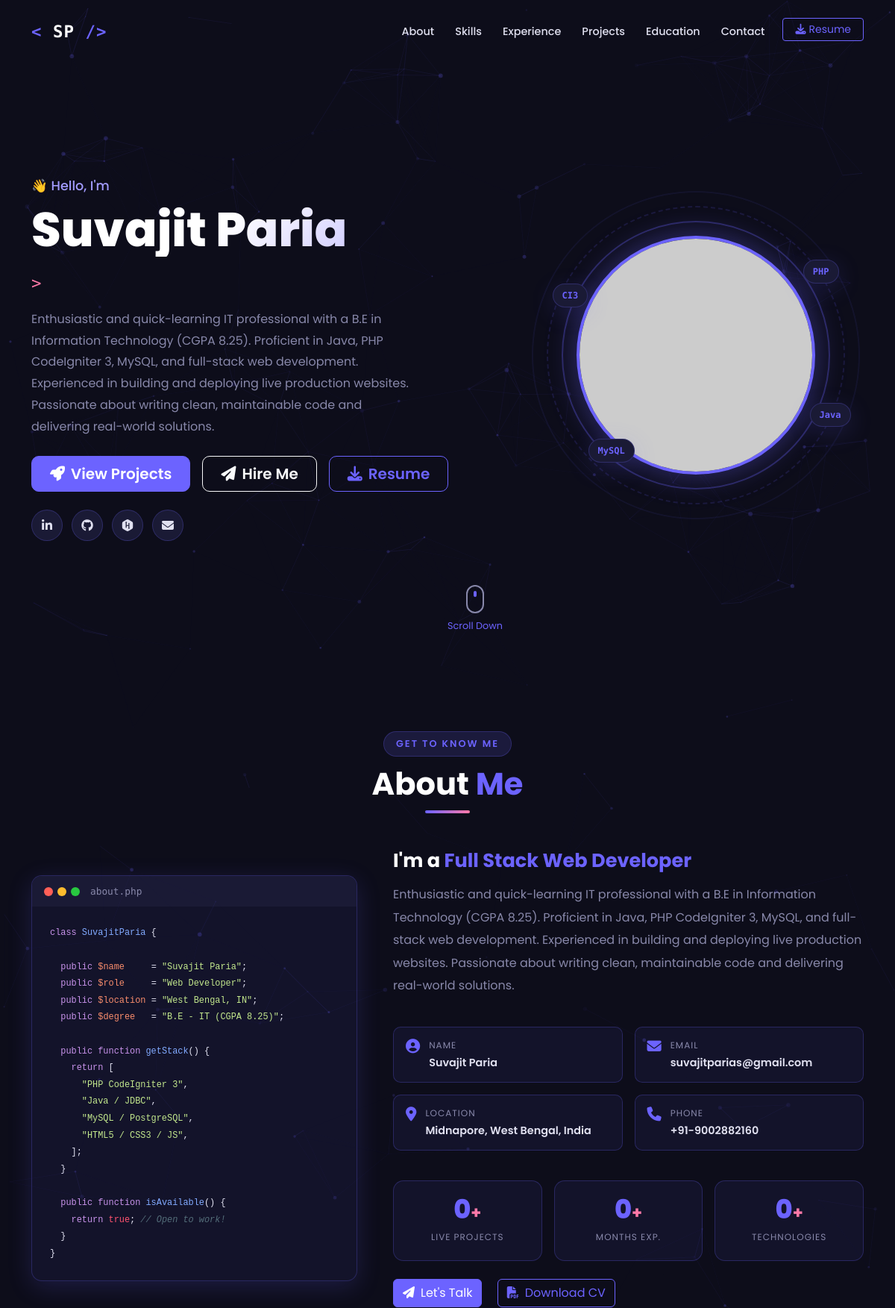
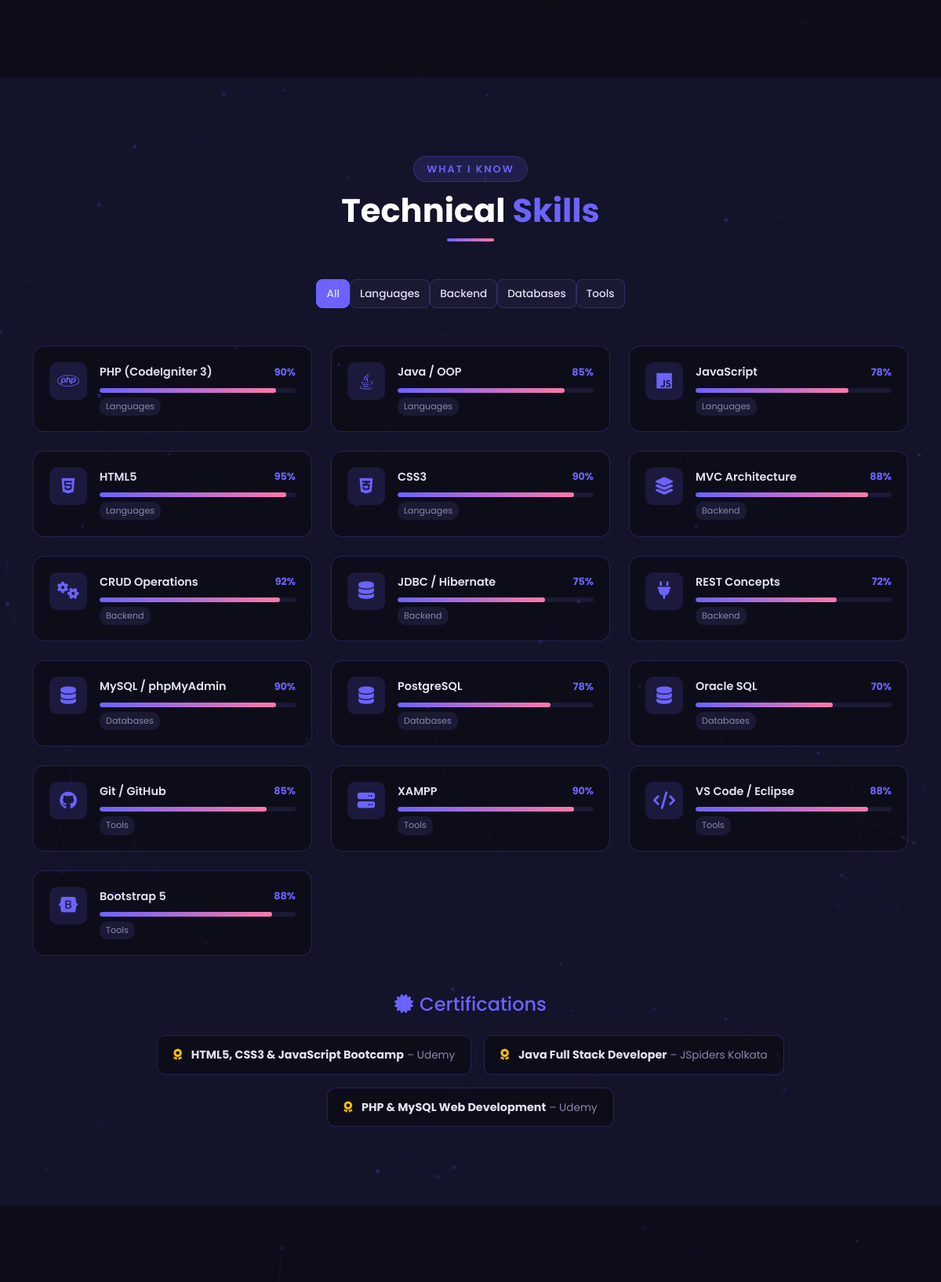
The page / (upper part) on the database its author committed (2 pictures, top to bottom).
### tables this page shows
CREATE TABLE `profile` (
  `id`            int(11)      NOT NULL AUTO_INCREMENT,
  `name`          varchar(100) NOT NULL,
  `tagline`       varchar(255) NOT NULL,
  `bio`           text         NOT NULL,
  `email`         varchar(100) NOT NULL,
  `phone`         varchar(20)  NOT NULL,
  `location`      varchar(100) NOT NULL,
  `github`        varchar(255) DEFAULT NULL,
  `linkedin`      varchar(255) DEFAULT NULL,
  `hackerrank`    varchar(255) DEFAULT NULL,
  `profile_image` varchar(255) DEFAULT 'avatar.png',
  PRIMARY KEY (`id`)
);

CREATE TABLE `skills` (
  `id`         int(11)      NOT NULL AUTO_INCREMENT,
  `category`   varchar(50)  NOT NULL,
  `name`       varchar(100) NOT NULL,
  `percentage` int(3)       NOT NULL DEFAULT 80,
  `icon`       varchar(100) DEFAULT NULL,
  `sort_order` int(3)       DEFAULT 0,
  PRIMARY KEY (`id`)
);

CREATE TABLE `certifications` (
  `id`     int(11)      NOT NULL AUTO_INCREMENT,
  `title`  varchar(200) NOT NULL,
  `issuer` varchar(100) NOT NULL,
  `year`   varchar(10)  DEFAULT NULL,
  PRIMARY KEY (`id`)
);

### application/controllers/Portfolio.php (called while the page is built, shortened)
<?php
class Portfolio extends CI_Controller {
    public function __construct() {
        $this->load->model('Portfolio_model', 'pm');
        $this->load->library(['form_validation', 'email']);
        $this->load->helper(['url', 'form']);
    }
    public function index() {
        $data['profile']          = $this->pm->get_profile();
        $data['skills']           = $this->pm->get_skills();
        $data['projects']         = $this->pm->get_projects();
        $data['experience']       = $this->pm->get_experience();
        $data['education']        = $this->pm->get_education();
        $data['certifications']   = $this->pm->get_certifications();
        $data['flash_success']    = $this->session->flashdata('success');
        $data['flash_error']      = $this->session->flashdata('error');
        $this->load->view('templates/header', $data);
        $this->load->view('templates/navbar', $data);
        $this->load->view('sections/hero', $data);
        $this->load->view('sections/about', $data);
        $this->load->view('sections/skills', $data);
        $this->load->view('sections/experience', $data);
        $this->load->view('sections/projects', $data);
        $this->load->view('sections/education', $data);
        $this->load->view('sections/contact', $data);
        $this->load->view('templates/footer', $data);
    }
}

### index.php (called while the page is built, shortened)
<?php
require_once BASEPATH.'core/CodeIgniter.php';

### application/models/Portfolio_model.php (called while the page is built, shortened)
<?php
class Portfolio_model extends CI_Model {
    public function get_profile() {
        return $this->db->get('profile')->row();
    }
    public function get_skills() {
        $this->db->order_by('sort_order', 'ASC');
        $result = $this->db->get('skills')->result();
        $grouped = [];
        foreach ($result as $skill) {
            $grouped[$skill->category][] = $skill;
        }
        return $grouped;
    }
    public function get_projects($featured_only = FALSE) {
        $this->db->order_by('sort_order', 'ASC');
        return $this->db->get('projects')->result();
    }
    public function get_experience() {
        $this->db->order_by('sort_order', 'ASC');
        return $this->db->get('experience')->result();
    }
    public function get_education() {
        $this->db->order_by('sort_order', 'ASC');
        return $this->db->get('education')->result();
    }
    public function get_certifications() {
        return $this->db->get('certifications')->result();
    }
}

### application/views/sections/skills.php (the view)
<section id="skills" class="skills-section section-padding">
  <div class="container">
    <div class="section-header text-center mb-5" data-aos="fade-up">
      <span class="section-tag">What I Know</span>
      <h2 class="section-title">Technical <span class="text-primary">Skills</span></h2>
      <div class="section-divider"></div>
    </div>
    <ul class="nav nav-pills justify-content-center mb-5 skills-tabs" id="skillsTabs" data-aos="fade-up" data-aos-delay="100">
      <li class="nav-item"><button class="nav-link active" data-filter="all">All</button></li>
      <?php foreach ($skills as $category => $items): ?>
      <li class="nav-item">
        <button class="nav-link" data-filter="<?= strtolower(str_replace(' ', '-', $category)) ?>">
          <?= htmlspecialchars($category) ?>
        </button>
      </li>
      <?php endforeach; ?>
    </ul>
    <div class="row g-4" id="skillsGrid">
      <?php foreach ($skills as $category => $items): ?>
        <?php foreach ($items as $i => $skill): ?>
        <div class="col-md-6 col-lg-4 skill-item"
             data-category="<?= strtolower(str_replace(' ', '-', $category)) ?>"
             data-aos="zoom-in" data-aos-delay="<?= ($i % 3) * 100 ?>">
          <div class="skill-card">
            <div class="skill-card-inner">
              <div class="skill-icon">
                <i class="<?= htmlspecialchars($skill->icon) ?>"></i>
              </div>
              <div class="skill-info">
                <div class="d-flex justify-content-between align-items-center mb-2">
                  <span class="skill-name"><?= htmlspecialchars($skill->name) ?></span>
                  <span class="skill-percent"><?= $skill->percentage ?>%</span>
                </div>
                <div class="skill-bar">
                  <div class="skill-fill" data-width="<?= $skill->percentage ?>"></div>
                </div>
                <span class="skill-category-badge"><?= htmlspecialchars($category) ?></span>
              </div>
            </div>
          </div>
        </div>
        <?php endforeach; ?>
      <?php endforeach; ?>
    </div>
    <div class="row mt-5" data-aos="fade-up">
      <div class="col-12">
        <h4 class="text-center mb-4 text-primary">
          <i class="fas fa-certificate me-2"></i>Certifications
        </h4>
        <div class="d-flex flex-wrap justify-content-center gap-3">
          <?php foreach ($certifications as $cert): ?>
          <div class="cert-badge">
            <i class="fas fa-award me-2 text-warning"></i>
            <strong><?= htmlspecialchars($cert->title) ?></strong>
            <span class="cert-issuer">– <?= htmlspecialchars($cert->issuer) ?></span>
          </div>
          <?php endforeach; ?>
        </div>
      </div>
    </div>
  </div>
</section>

### application/views/sections/hero.php (shortened to what this page needs)
<section id="hero" class="hero-section d-flex align-items-center">
  <div class="container">
    <div class="row align-items-center min-vh-100">
      <div class="col-lg-7 hero-text" data-aos="fade-right" data-aos-duration="1000">
        <p class="hero-greeting animate__animated animate__fadeInDown">
          <span class="greeting-wave">👋</span> Hello, I'm
        </p>
        <h1 class="hero-name animate__animated animate__fadeInLeft">
          <?= htmlspecialchars($profile->name) ?>
        </h1>
        <div class="hero-typed-wrapper">
          <span class="typed-prefix">&gt; </span>
        </div>
        <p class="hero-bio mt-3" data-aos="fade-up" data-aos-delay="300">
          <?= htmlspecialchars($profile->bio) ?>
        </p>
        <div class="hero-cta mt-4 d-flex flex-wrap gap-3" data-aos="fade-up" data-aos-delay="500">
          <a href="#projects" class="btn btn-primary btn-lg px-4">
            <i class="fas fa-rocket me-2"></i>View Projects
          </a>
          <a href="#contact" class="btn btn-outline-light btn-lg px-4">
            <i class="fas fa-paper-plane me-2"></i>Hire Me
          </a>
          <a href="<?= base_url('assets/resume/Suvajit_Paria_Resume.pdf') ?>" target="_blank" class="btn btn-outline-primary btn-lg px-4">
            <i class="fas fa-download me-2"></i>Resume
          </a>
        </div>
        <div class="hero-social mt-4" data-aos="fade-up" data-aos-delay="700">
          <a href="<?= htmlspecialchars($profile->linkedin) ?>" target="_blank" class="social-icon" title="LinkedIn">
            <i class="fab fa-linkedin-in"></i>
          </a>
          <a href="<?= htmlspecialchars($profile->github) ?>" target="_blank" class="social-icon" title="GitHub">
            <i class="fab fa-github"></i>
          </a>
          <a href="<?= htmlspecialchars($profile->hackerrank) ?>" target="_blank" class="social-icon" title="HackerRank">
            <i class="fab fa-hackerrank"></i>
          </a>
          <a href="mailto:<?= htmlspecialchars($profile->email) ?>" class="social-icon" title="Email">
            <i class="fas fa-envelope"></i>
          </a>
        </div>
      </div>
      <div class="col-lg-5 text-center mt-5 mt-lg-0" data-aos="fade-left" data-aos-duration="1000">
        <div class="hero-avatar-wrapper">
          <div class="avatar-img-wrap">
          <img src="<?= base_url('assets/img/'.htmlspecialchars($profile->profile_image ?? 'avatar.png')) ?>" alt="<?= htmlspecialchars($profile->name) ?>"
                 class="hero-avatar-img" onerror="this.src='https://ui-avatars.com/api/?name=<?= urlencode($profile->name) ?>&size=320&background=6c63ff&color=fff'" />
          </div>
          <div class="float-badge badge-php">PHP</div>
          <div class="float-badge badge-java">Java</div>
          <div class="float-badge badge-mysql">MySQL</div>
          <div class="float-badge badge-ci">CI3</div>
        </div>
      </div>
    </div>
    <div class="scroll-indicator text-center" data-aos="fade-up" data-aos-delay="1000">
      <a href="#about">
        <div class="scroll-mouse">
          <div class="scroll-wheel"></div>
        </div>
        <span>Scroll Down</span>
      </a>
    </div>
  </div>
</section>

### application/views/sections/about.php
<section id="about" class="about-section section-padding">
  <div class="container">
    <div class="section-header text-center mb-5" data-aos="fade-up">
      <span class="section-tag">Get To Know Me</span>
      <h2 class="section-title">About <span class="text-primary">Me</span></h2>
      <div class="section-divider"></div>
    </div>
    <div class="row align-items-center g-5">
      <div class="col-lg-5" data-aos="fade-right" data-aos-duration="900">
        <div class="about-code-card">
          <div class="code-card-header">
            <span class="dot red"></span>
            <span class="dot yellow"></span>
            <span class="dot green"></span>
            <span class="code-filename ms-2">about.php</span>
          </div>
          <div class="code-card-body">
<pre><code><span class="c-keyword">class</span> <span class="c-class">SuvajitParia</span> {
  <span class="c-keyword">public</span> <span class="c-var">$name</span>     = <span class="c-str">"Suvajit Paria"</span>;
  <span class="c-keyword">public</span> <span class="c-var">$role</span>     = <span class="c-str">"Web Developer"</span>;
  <span class="c-keyword">public</span> <span class="c-var">$location</span> = <span class="c-str">"West Bengal, IN"</span>;
  <span class="c-keyword">public</span> <span class="c-var">$degree</span>   = <span class="c-str">"B.E - IT (CGPA 8.25)"</span>;
  <span class="c-keyword">public function</span> <span class="c-fn">getStack</span>() {
    <span class="c-keyword">return</span> [
      <span class="c-str">"PHP CodeIgniter 3"</span>,
      <span class="c-str">"Java / JDBC"</span>,
      <span class="c-str">"MySQL / PostgreSQL"</span>,
      <span class="c-str">"HTML5 / CSS3 / JS"</span>,
    ];
  }
  <span class="c-keyword">public function</span> <span class="c-fn">isAvailable</span>() {
    <span class="c-keyword">return</span> <span class="c-bool">true</span>; <span class="c-comment">// Open to work!</span>
  }
}</code></pre>
          </div>
        </div>
      </div>
      <div class="col-lg-7" data-aos="fade-left" data-aos-duration="900">
        <h3 class="about-heading mb-3">
          I'm a <span class="text-primary">Full Stack Web Developer</span>
        </h3>
        <p class="about-bio"><?= htmlspecialchars($profile->bio) ?></p>
        <div class="row about-info-grid mt-4 g-3">
          <div class="col-sm-6">
            <div class="info-item">
              <i class="fas fa-user-circle text-primary"></i>
              <div>
                <span class="info-label">Name</span>
                <span class="info-value"><?= htmlspecialchars($profile->name) ?></span>
              </div>
            </div>
          </div>
          <div class="col-sm-6">
            <div class="info-item">
              <i class="fas fa-envelope text-primary"></i>
              <div>
                <span class="info-label">Email</span>
                <span class="info-value"><?= htmlspecialchars($profile->email) ?></span>
              </div>
            </div>
          </div>
          <div class="col-sm-6">
            <div class="info-item">
              <i class="fas fa-map-marker-alt text-primary"></i>
              <div>
                <span class="info-label">Location</span>
                <span class="info-value"><?= htmlspecialchars($profile->location) ?></span>
              </div>
            </div>
          </div>
          <div class="col-sm-6">
            <div class="info-item">
              <i class="fas fa-phone text-primary"></i>
              <div>
                <span class="info-label">Phone</span>
                <span class="info-value"><?= htmlspecialchars($profile->phone) ?></span>
              </div>
            </div>
          </div>
        </div>
        <div class="row about-stats mt-4 g-3">
          <div class="col-4 text-center">
            <div class="stat-card">
              <span class="stat-number" data-count="2">0</span><span class="stat-plus">+</span>
              <span class="stat-label">Live Projects</span>
            </div>
          </div>
          <div class="col-4 text-center">
            <div class="stat-card">
              <span class="stat-number" data-count="6">0</span><span class="stat-plus">+</span>
              <span class="stat-label">Months Exp.</span>
            </div>
          </div>
          <div class="col-4 text-center">
            <div class="stat-card">
              <span class="stat-number" data-count="8">0</span><span class="stat-plus">+</span>
              <span class="stat-label">Technologies</span>
            </div>
          </div>
        </div>
        <div class="mt-4">
          <a href="#contact" class="btn btn-primary me-3">
            <i class="fas fa-paper-plane me-2"></i>Let's Talk
          </a>
          <a href="<?= base_url('assets/resume/Suvajit_Paria_Resume.pdf') ?>" target="_blank" class="btn btn-outline-primary">
            <i class="fas fa-file-pdf me-2"></i>Download CV
          </a>
        </div>
      </div>
    </div>
  </div>
</section>

### rows shown on the page
profile: name "Suvajit Paria", bio "Enthusiastic and quick-learning IT professional with a B.E in Information Technology (CGPA 8.25). Proficient in Java, PHP CodeIgniter 3, MySQL, and full-stack web development. Experienced in building and deploying live production websites. Passionate about writing clean, maintainable code and delivering real-world solutions.", email "suvajitparias@gmail.com", location "Midnapore, West Bengal, India", phone "+91-9002882160"
skills: name "PHP (CodeIgniter 3)", percentage "90", category "Languages"
skills: name "Java / OOP", percentage "85", category "Languages"
skills: name "JavaScript", percentage "78", category "Languages"
skills: name "HTML5", percentage "95", category "Languages"
skills: name "CSS3", percentage "90", category "Languages"
skills: name "MVC Architecture", percentage "88", category "Backend"
skills: name "CRUD Operations", percentage "92", category "Backend"
skills: name "JDBC / Hibernate", percentage "75", category "Backend"
skills: name "REST Concepts", percentage "72", category "Backend"
skills: name "MySQL / phpMyAdmin", percentage "90", category "Databases"
skills: name "PostgreSQL", percentage "78", category "Databases"
skills: name "Oracle SQL", percentage "70", category "Databases"
skills: name "Git / GitHub", percentage "85", category "Tools"
skills: name "XAMPP", percentage "90", category "Tools"
skills: name "VS Code / Eclipse", percentage "88", category "Tools"
skills: name "Bootstrap 5", percentage "88", category "Tools"
certifications: title "HTML5, CSS3 & JavaScript Bootcamp", issuer "Udemy"
certifications: title "Java Full Stack Developer", issuer "JSpiders Kolkata"
certifications: title "PHP & MySQL Web Development", issuer "Udemy"

### other values the page prints
$category "Languages"
$category "Backend"
$category "Databases"
$category "Tools"
